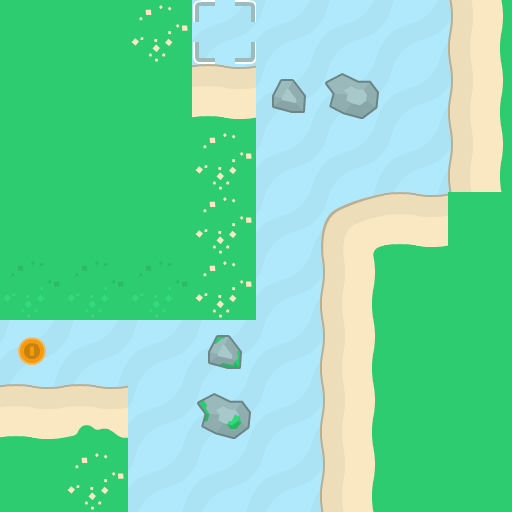

This is a level from a 2D game, rendered from its Tiled map with the project's own tilesets. A one-line summary and the complete map file follow:
An orthogonal 8x8 tile map with 64x64 px tiles, 3 tile layers (background, walls, objects).

<map version="1.10" tiledversion="1.11.2" orientation="orthogonal" renderorder="right-down" width="8" height="8" tilewidth="64" tileheight="64" infinite="0" nextlayerid="5" nextobjectid="1">
 <properties>
  <property name="character_bottom" value="[[16,0]]" />
  <property name="character_left" value="[[16,3]]" />
  <property name="character_right" value="[[16,2]]" />
  <property name="character_top" value="[[16,1]]" />
 </properties>
 <tileset firstgid="1" source="tiles_sheet.tsx" />
 <layer id="4" name="background" width="8" height="8">
  <data encoding="csv">
77,77,77,77,77,77,77,77,
77,77,77,77,77,77,77,77,
77,77,77,77,77,77,77,77,
77,77,77,77,77,77,77,77,
77,77,77,77,77,77,77,77,
77,77,77,77,77,77,77,77,
77,77,77,77,77,77,77,77,
77,77,77,77,77,77,77,77
</data>
 </layer>
 <layer id="1" name="walls" width="8" height="8">
  <data encoding="csv">
24,24,25,0,0,0,0,23,
24,24,24,7,52,53,0,23,
24,24,24,25,0,0,0,23,
24,24,24,25,0,6,7,24,
41,41,41,25,0,23,24,24,
0,0,0,69,0,23,24,24,
7,8,0,70,0,23,24,24,
24,25,0,0,0,23,24,24
</data>
 </layer>
 <layer id="3" name="objects" width="8" height="8">
  <data encoding="csv">
0,0,0,102,0,0,0,0,
0,0,0,0,0,0,0,0,
0,0,0,0,0,0,0,0,
0,0,0,0,0,0,0,0,
0,0,0,0,0,0,0,0,
85,0,0,0,0,0,0,0,
0,0,0,0,0,0,0,0,
0,0,0,0,0,0,0,0
</data>
 </layer>
</map>
